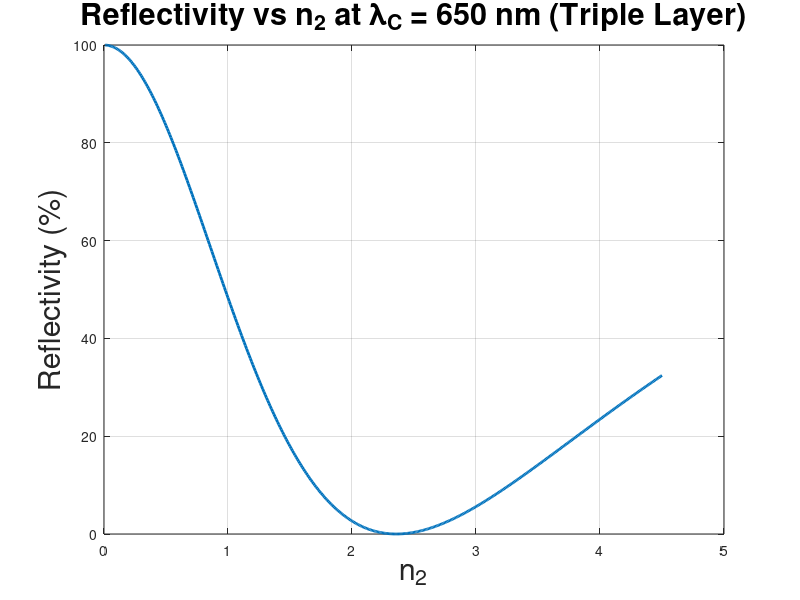

Source code (MATLAB): (Note: this script raises an error after producing the figure.)
%% Part 3 (A) AND (B) — Triple Layer
clc; clear; close all;
n_0 = 1.0;     
n_1 = 1.4;    
n_3 = 3.15;   
n_4 = 3.5;     
Lambda_C = 650;
j = 1i;

%% (A)
r01 = (n_0 - n_1) / (n_0 + n_1);
t01 = 2*n_0 / (n_0 + n_1);
Q01 = (1/t01) * [1 r01; r01 1];
r3S = (n_3 - n_4) / (n_3 + n_4);
t3S = 2*n_3 / (n_3 + n_4);
Q3S = (1/t3S) * [1 r3S; r3S 1];
Delta = pi/2;
P = [exp(j*Delta) 0; 0 exp(-j*Delta)];
n_2_range = 0:0.01:4.50;
Store_Reflectance = zeros(1, numel(n_2_range));
for i = 1:numel(n_2_range)
    n_2 = n_2_range(i);
    r12 = (n_1 - n_2) / (n_1 + n_2);
    t12 = 2*n_1 / (n_1 + n_2);
    Q12 = (1/t12) * [1 r12; r12 1];
    r23 = (n_2 - n_3) / (n_2 + n_3);
    t23 = 2*n_2 / (n_2 + n_3);
    Q23 = (1/t23) * [1 r23; r23 1];
    T = Q01 * P * Q12 * P * Q23 * P * Q3S;
    Gamma = T(2,1) / T(1,1);
    Store_Reflectance(i) = abs(Gamma)^2;
end
[~, Min_Index] = min(Store_Reflectance);
min_n_2 = n_2_range(Min_Index);
figure;
plot(n_2_range, Store_Reflectance * 100, 'LineWidth', 2);
grid on;
title('Reflectivity vs n_2 at \lambda_C = 650 nm (Triple Layer)', 'FontSize', 22);
xlabel('n_2', 'FontSize', 22);
ylabel('Reflectivity (%)', 'FontSize', 22);

fprintf('n_1 = %.2f, n_3 = %.2f, n_4 = %.2f\n', n_1, n_3, n_4);
fprintf('Minimum Reflectivity at \\lambda_C: n_2 = %.2f\n\n', min_n_2);

%% (B)
num_N_2 = 300;
Store_n_2 = linspace(1.4, 3.0, num_N_2); 
Store_Total_Power_400_1400 = computeTotalPower( ...
    400, 1400, Q01, Q3S, n_0, n_1, n_3, n_4, Lambda_C, num_N_2, Store_n_2);
Store_Total_Power_200_2200 = computeTotalPower( ...
    200, 2200, Q01, Q3S, n_0, n_1, n_3, n_4, Lambda_C, num_N_2, Store_n_2);
figure;
plot(Store_n_2, Store_Total_Power_400_1400, 'r', 'LineWidth', 1.8); hold on;
plot(Store_n_2, Store_Total_Power_200_2200, 'b', 'LineWidth', 1.8);
grid on;
title('Total Transmitted Power vs n_2 (Triple Layer)', 'FontSize', 22);
xlabel('n_2', 'FontSize', 22);
ylabel('Total Power (W/m^2)', 'FontSize', 22);
legend('Wavelength 400–1400 nm', 'Wavelength 200–2200 nm', 'Location', 'best');

[max_Power_1, idx1] = max(Store_Total_Power_400_1400);
fprintf('Max Power (400–1400 nm): %.2f W/m^2 at n_2 = %.2f\n', max_Power_1, Store_n_2(idx1));

[max_Power_2, idx2] = max(Store_Total_Power_200_2200);
fprintf('Max Power (200–2200 nm): %.2f W/m^2 at n_2 = %.2f\n', max_Power_2, Store_n_2(idx2));

%%  Helper
function Store_Total_Power = computeTotalPower(Lambda_Start, Lambda_End, Q01, Q3S, n_0, n_1, n_3, n_4, Lambda_C, numN2, Store_n_2)
    Lambda_Array = Lambda_Start:Lambda_End;
    Delta_Array  = (pi/2) * (Lambda_C ./ Lambda_Array);
    IRRAD_Array = 6.16e15 ./ ( Lambda_Array.^5 .* (exp(2484 ./ Lambda_Array) - 1) );
    Store_Total_Power = zeros(1, numN2);
    for idx = 1:numN2
        n_2 = Store_n_2(idx);
        r12 = (n_1 - n_2) / (n_1 + n_2);
        r23 = (n_2 - n_3) / (n_2 + n_3);
        t12 = 2*n_1 / (n_1 + n_2);
        t23 = 2*n_2 / (n_2 + n_3);
        Q12 = (1/t12) * [1 r12; r12 1];
        Q23 = (1/t23) * [1 r23; r23 1];
        Pcol = [exp(1j * Delta_Array); exp(-1j * Delta_Array)];
        Tcol = zeros(2, numel(Lambda_Array)); % columns hold field at input
        for k = 1:numel(Lambda_Array)
            P = [Pcol(1, k) 0; 0 Pcol(2, k)];
            Tcol(:, k) = Q01 * P * Q12 * P * Q23 * P * Q3S * [1; 0];
        end
        Tau   = 1 ./ Tcol(1, :);
        Trans = (abs(Tau).^2) * (n_4 / n_0);
        Store_Total_Power(idx) = sum(Trans .* IRRAD_Array);
    end
end